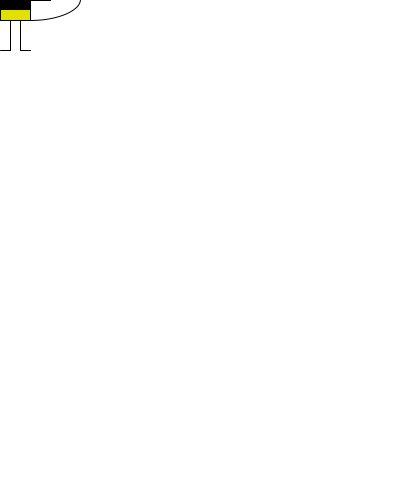
Frame 1 (no input)
Frame 60 (the mouse pressed at the canvas centre just before this capture): identical to frame 1, image omitted
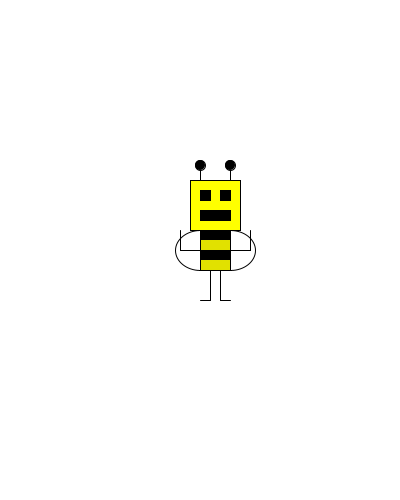
Frame 120 (the mouse held since frame 60 and released just before this capture)

The Processing sketch that drew these frames (run headless with seeded random() and noise(); from frame 60 on, the mouse is pressed at the canvas centre):

// Processing sketch: Liang_Character_2014_09_11
// ── Liang_Character_2014_09_11.pde
int x;
int y;

void setup (){
size (400,500);
x=185;
y=120;
}

void draw (){
 x=mouseX;
 y=mouseY;
background (255,255,255);

if (mousePressed){
  //head
fill (255,255,0);
rect (x-10,y-70,50,50);

//eyes
fill (0,0,0);
rect (x,y-60,10,10);
rect (x+20,y-60,10,10);

//mouth
rect (x,y-40,30,10);

//antennae
line (x,y-70,x,y-80);
line (x+30,y-70,x+30,y-80);
ellipse (x,y-85,10,10);
ellipse (x+30,y-85,10,10);

//body
noStroke ();
rect (x,y-20,30,40);
fill (225,225,0);
rect (x,y-10,30,10);
rect (x,y+10,30,10);
noFill ();
stroke (0,0,0);
rect (x,y-20,30,40);

//Left Arm
line (x,y,x-20,y);
line (x-20,y,x-20,y-20);

//Right Arm
line (x+30,y,x+50,y);
line (x+50,y,x+50,y-20);

//Left Leg
line (x+10,y+20,x+10,y+50);
line (x+10,y+50,x,y+50);

//Right Leg
line (x+20,y+20,x+20,y+50);
line (x+20,y+50,x+30,y+50);

//Left Wing
stroke (0,0,0);
noFill ();
  arc (x,y,50,40,HALF_PI,PI+HALF_PI);
arc (x+30,y,50,40,PI+HALF_PI,2*PI+HALF_PI);
} else
{
//head
fill (255,255,0);
rect (x-10,y-70,50,50);

//eyes
fill (0,0,0);
rect (x,y-60,10,10);
rect (x+20,y-60,10,10);

//mouth
rect (x,y-40,30,10);

//antennae
line (x,y-70,x,y-80);
line (x+30,y-70,x+30,y-80);
ellipse (x,y-85,10,10);
ellipse (x+30,y-85,10,10);

//body
noStroke ();
rect (x,y-20,30,40);
fill (225,225,0);
rect (x,y-10,30,10);
rect (x,y+10,30,10);
noFill ();
stroke (0,0,0);
rect (x,y-20,30,40);

//Left Arm
line (x,y,x-20,y);
line (x-20,y,x-20,y-20);

//Right Arm
line (x+30,y,x+50,y);
line (x+50,y,x+50,y-20);

//Left Leg
line (x+10,y+20,x+10,y+50);
line (x+10,y+50,x,y+50);

//Right Leg
line (x+20,y+20,x+20,y+50);
line (x+20,y+50,x+30,y+50);

//Left Wing
stroke (0,0,0);
noFill ();
arc (x,y,100,40,HALF_PI,PI+HALF_PI);

//Right Wing
arc (x+30,y,100,40,PI+HALF_PI,2*PI+HALF_PI);
}
}
